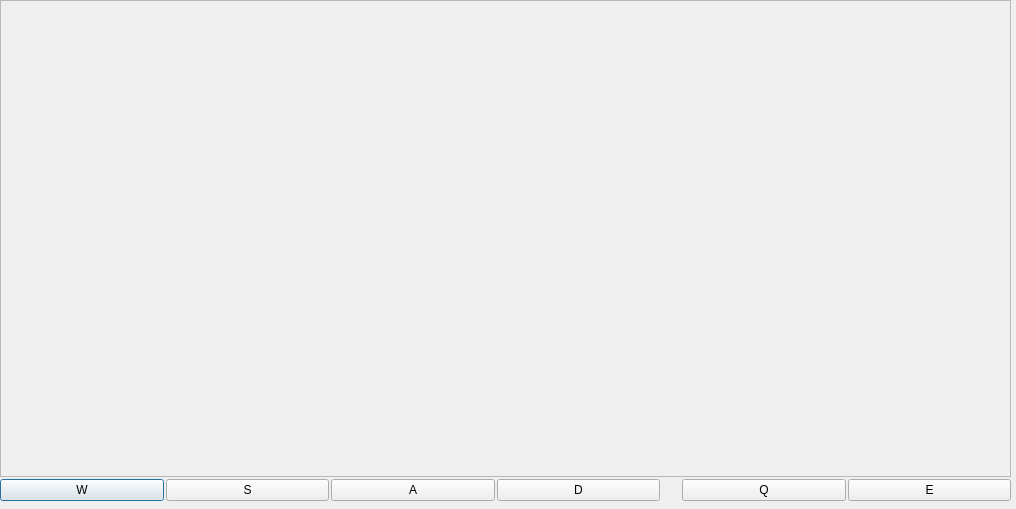
<?xml version="1.0" encoding="UTF-8"?>
<ui version="4.0">
 <class>ServerWindow</class>
 <widget class="QDialog" name="ServerWindow">
  <property name="geometry">
   <rect>
    <x>0</x>
    <y>0</y>
    <width>1016</width>
    <height>509</height>
   </rect>
  </property>
  <property name="windowTitle">
   <string>Dialog</string>
  </property>
  <widget class="QWidget" name="layoutWidget">
   <property name="geometry">
    <rect>
     <x>0</x>
     <y>0</y>
     <width>1011</width>
     <height>501</height>
    </rect>
   </property>
   <layout class="QVBoxLayout" name="verticalLayout">
    <property name="spacing">
     <number>2</number>
    </property>
    <item>
     <widget class="QScrollArea" name="scrollArea">
      <property name="enabled">
       <bool>true</bool>
      </property>
      <property name="widgetResizable">
       <bool>true</bool>
      </property>
      <widget class="QWidget" name="scrollAreaWidgetContents">
       <property name="geometry">
        <rect>
         <x>0</x>
         <y>0</y>
         <width>1007</width>
         <height>466</height>
        </rect>
       </property>
       <property name="minimumSize">
        <size>
         <width>0</width>
         <height>0</height>
        </size>
       </property>
       <widget class="QLabel" name="lblSharedScreen">
        <property name="geometry">
         <rect>
          <x>0</x>
          <y>0</y>
          <width>1920</width>
          <height>1080</height>
         </rect>
        </property>
        <property name="text">
         <string/>
        </property>
       </widget>
      </widget>
     </widget>
    </item>
    <item>
     <layout class="QHBoxLayout" name="horizontalLayout">
      <item>
       <widget class="QPushButton" name="WButton">
        <property name="text">
         <string>W</string>
        </property>
       </widget>
      </item>
      <item>
       <widget class="QPushButton" name="SButton">
        <property name="text">
         <string>S</string>
        </property>
       </widget>
      </item>
      <item>
       <widget class="QPushButton" name="AButton">
        <property name="text">
         <string>A</string>
        </property>
       </widget>
      </item>
      <item>
       <widget class="QPushButton" name="DButton">
        <property name="text">
         <string>D</string>
        </property>
       </widget>
      </item>
      <item>
       <spacer name="horizontalSpacer">
        <property name="orientation">
         <enum>Qt::Horizontal</enum>
        </property>
        <property name="sizeType">
         <enum>QSizePolicy::Fixed</enum>
        </property>
        <property name="sizeHint" stdset="0">
         <size>
          <width>20</width>
          <height>10</height>
         </size>
        </property>
       </spacer>
      </item>
      <item>
       <widget class="QPushButton" name="QButton">
        <property name="text">
         <string>Q</string>
        </property>
       </widget>
      </item>
      <item>
       <widget class="QPushButton" name="EButton">
        <property name="text">
         <string>E</string>
        </property>
       </widget>
      </item>
     </layout>
    </item>
   </layout>
  </widget>
 </widget>
 <resources/>
 <connections/>
</ui>
